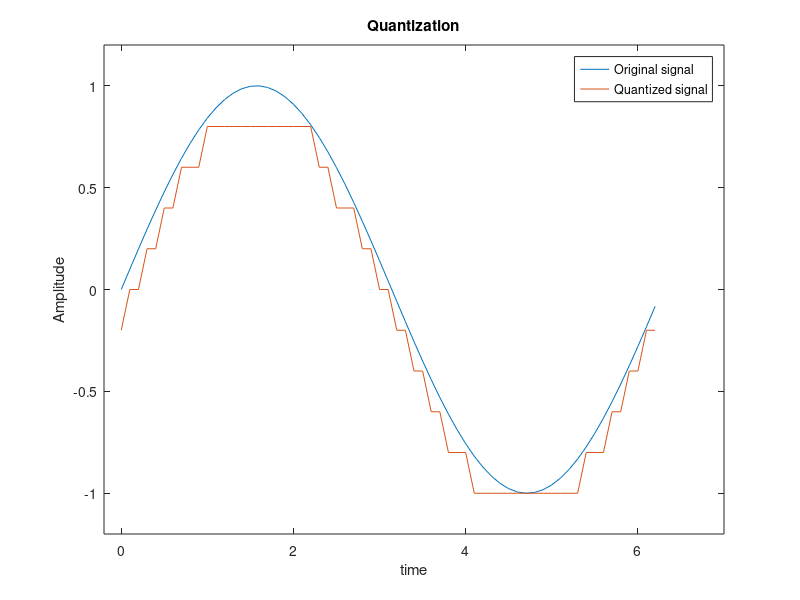

MATLAB code to generate this figure:
clc;
clear all;
t = 0:0.1:2*pi;

signal = sin(t);

partition = -1:0.2:1;

cb = -1.2:0.2:1;

[index,quants] = quantiz(signal,partition,cb);

plot(t,signal,t,quants,'-')
xlabel("time");
ylabel("Amplitude");
title("Quantization");
legend('Original signal','Quantized signal');

axis([-.2 7 -1.2 1.2]);